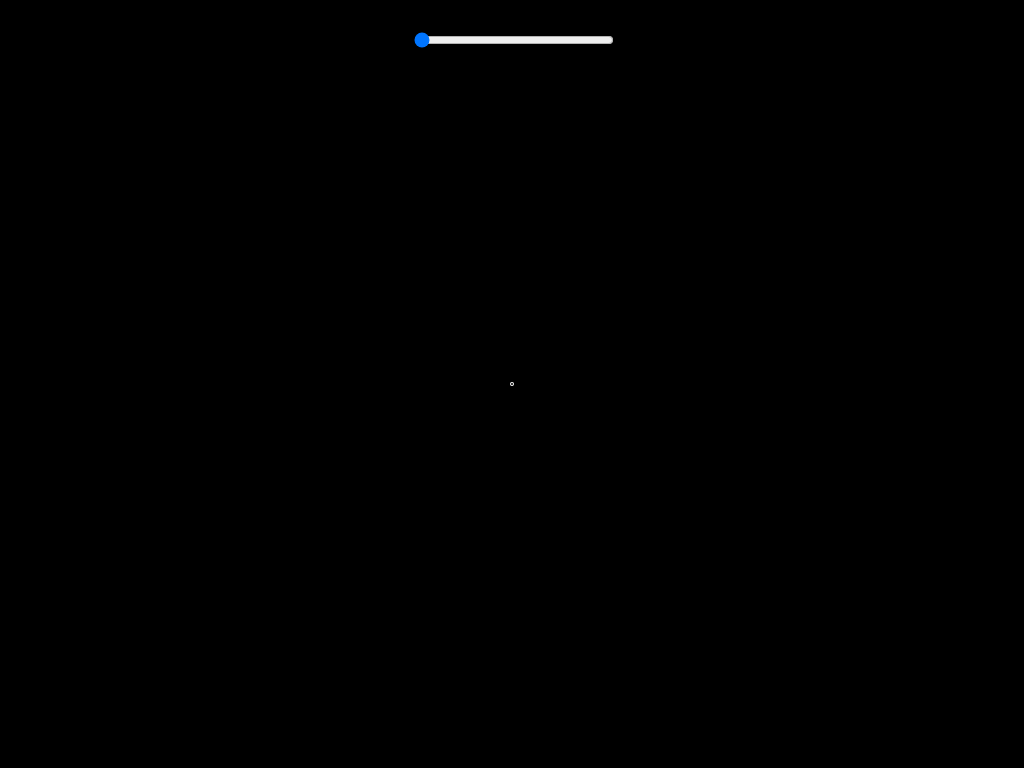
Frame 1 (no input)
Frame 60 (no input): identical to frame 1, image omitted
Frame 120 (the mouse pressed at the canvas centre since frame 60): identical to frame 1, image omitted

The p5.js sketch that drew this single still picture (run headless with seeded random() and noise() and a simulated clock; from frame 60 on, the mouse is pressed at the canvas centre):

// p5.js sketch
// ── sketch.js
let slider;
let bubble;

// preload
function preload() {
}

// setup
function setup() {
  // canvas
  createCanvas(1024, 768);

  // A slider to select the year
  slider = createSlider(1, 100, 1);
  slider.position(width/2-100, 30);
  slider.style('width', '200px');

  bubble = new Bubble(width/2, height/2, 1);
}

function mousePressed() {
  let distance = dist(mouseX, mouseY, bubble.x, bubble.y);
  if (distance < (bubble.d / 2)) {
    bubble.pressed(); // Tell the bubble it was clicked
  }
}

function mouseReleased() {
  bubble.released(); // "Unclick" all circles, just in case any was stuck...
}

// draw
function draw() {
  let sliderValue = slider.value();
  background(map(sliderValue, 1, 100, 0, 255));
  bubble.d = map(sliderValue, 1, 100, 1, 1000);
  bubble.show();
}

// A class can be declared here in this sketch.js patch or in its own .js file
class Bubble {
  constructor(x, y, d) {
    this.x = x;
    this.y = y;
    this.d = d;
  }

  // If clicked closer that the radius we say the circle was clicked
  // If you would create a HTML DOM emlement instead (img/text), you could do much more magic like easy hovering, style etc...
  pressed() {
    this.d = 1;
    slider.value(1);
  }

  released() {
  }

  show() {
    stroke(255);
    strokeWeight(3);
    noFill();
    circle(this.x, this.y, this.d);
  }
}
